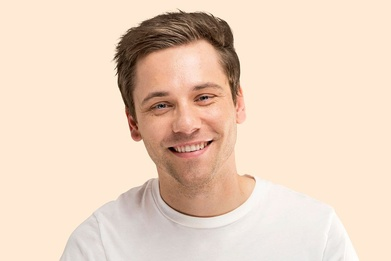
#> input picture Computer_Vision/face1.jpg, 391 x 261 px, shrunk from 1000 x 667 before the run
$ jupyter execute computer_vision.ipynb
#> lines starting #> are read from the running program, lines starting #| are printed output that depends on the picture; after the words box and inside, x2 and y2 are one past the last pixel; in counts of white or black regions, pixels touching at a corner belong together
OPEN CV for performing the computer vision operations

[cell 1]
import cv2

[cell 2]
# How to read an image

image=cv2.imread('face1.jpg')
#> image is the input picture: shape (261, 391, 3); mean B, G, R 193, 211.9, 235.4

[cell 3]
image
# Image read in pixel values

[cell 4]
image.shape
#> Out = (261, 391, 3)

[cell 5]
# how to display an image

cv2.imshow("Frame",image)  # to display the image
cv2.waitKey(10000)  # image will opened in a seperate window called FRAME for 10 seconds
cv2.destroyAllWindows()  # window will be closed after 10 seconds

[cell 6]
image2=cv2.imread('face2.jpg')
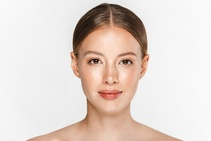
#> input picture Computer_Vision/face2.jpg, 211 x 141 px, shrunk from 540 x 360 before the run
#> image2 is the input picture: shape (141, 211, 3); mean B, G, R 207, 214.1, 226.8

[cell 7]
cv2.imshow("Frame2",image2)
cv2.waitKey(10000) # 1000= 1second, 10000=10 seconds
cv2.destroyAllWindows()

[cell 8]
# how to convert image into gray scale

gray_img=cv2.imread("face3.jpg",cv2.IMREAD_GRAYSCALE)
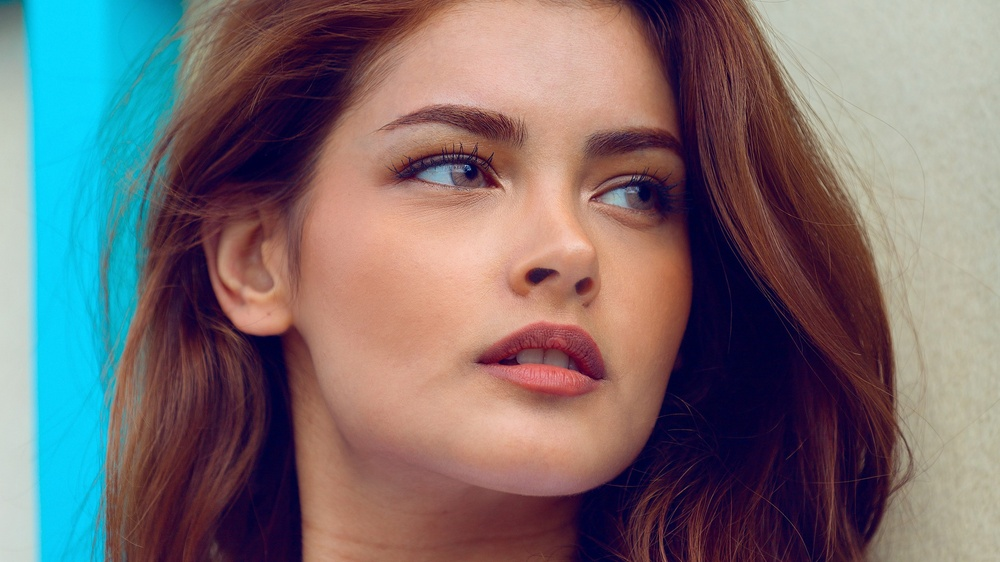
#> input picture Computer_Vision/face3.jpg, 1000 x 562 px, shrunk from 2560 x 1440 before the run
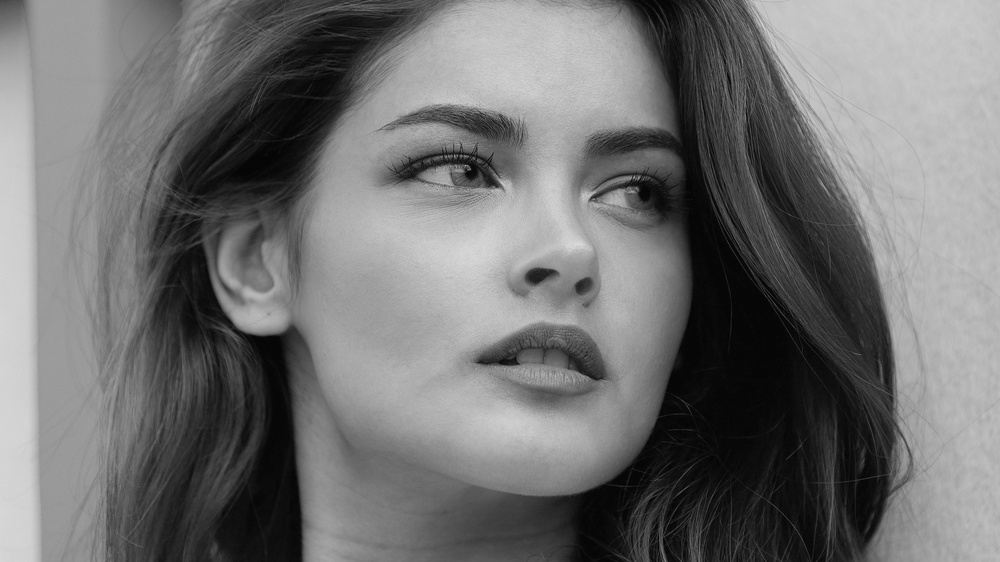
#> gray_img: shape (562, 1000); min 0, max 219, mean 113.2
cv2.imshow("Frame3",gray_img)
cv2.waitKey(10000)
cv2.destroyAllWindows()

[cell 9]
# How to save the gray scale image

cv2.imwrite('face3_grayscale.jpg',gray_img)
#> Out = True

[cell 10]
gray_img

[cell 11]
# # How to convert image to binary

# # To convert image into binary: first we should convert color image to gray scale and then to binary image

# # here we use THRESH_BINARY to convert gray scale image into binary

# the result will produce 2 variables

thresh,bin_image=cv2.threshold(gray_img,140,255,cv2.THRESH_BINARY)
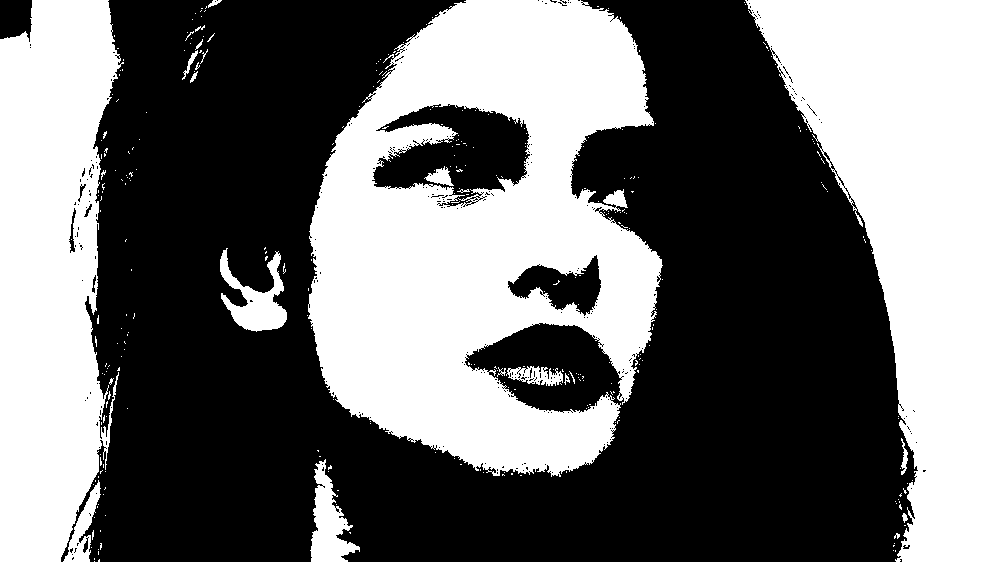
#> bin_image: shape (562, 1000); 44.2% white; 315 white regions (294 under 20 px), largest, box (x1, y1, x2, y2) and area: (308, 0, 663, 477) 106727, (745, 0, 1000, 562) 79441, (0, 0, 124, 562) 53605
bin_image

[cell 12]
cv2.imshow("Frame4",bin_image)
cv2.waitKey(10000)
cv2.destroyAllWindows()

[cell 13]
thresh

[cell 14]
# we can also use THRESH_OTSU for conversion of gray scale image to binary

thres1,bin_img1=cv2.threshold(gray_img,100,255,cv2.THRESH_OTSU)
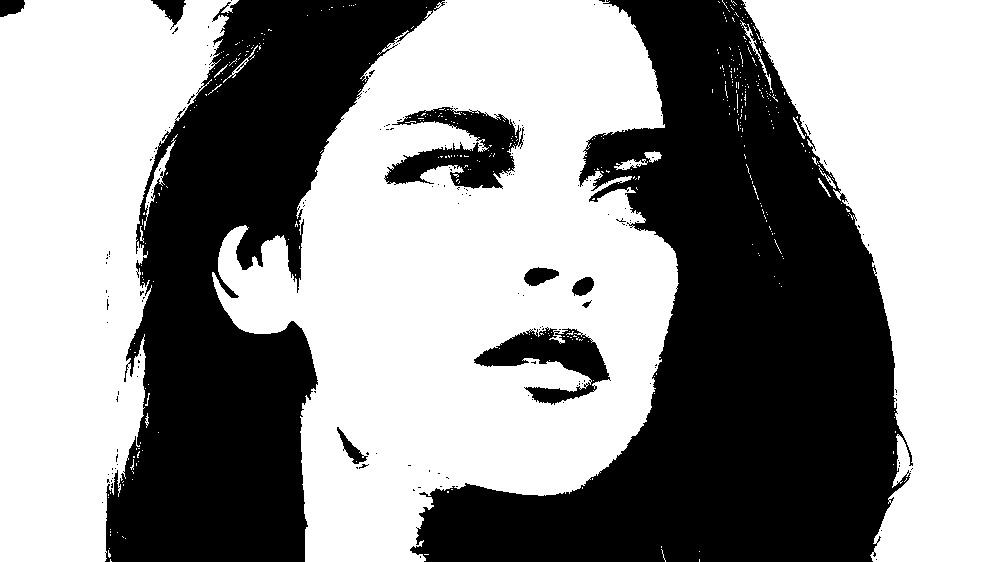
#> bin_img1: shape (562, 1000); 58.4% white; 178 black regions (168 under 20 px), largest, box (x1, y1, x2, y2) and area: (410, 0, 913, 562) 132095, (105, 0, 445, 562) 89439, (384, 107, 524, 189) 5610
#> thres1 = 103
cv2.imshow("Frame5",bin_img1)
cv2.waitKey(10000)
cv2.destroyAllWindows()

[cell 15]
thres1
#> Out = 103

[cell 16]
# THRESH_OTSU automatically assign best value for thresh1

We display the image using opencv(imshow),but we need x and y cordinates of images.so we should use matplotlib for identify x and y cordinates

[cell 17]
img1=cv2.imread('face1.jpg')

[cell 18]
import matplotlib.pyplot as plt
plt.imshow(img1)

The above image is in BGR format. so first we should convert BGR to RGB. And then use matplotlib to diplay the image

[cell 19]
converted_img=cv2.cvtColor(img1,cv2.COLOR_BGR2RGB)
plt.imshow(converted_img)
